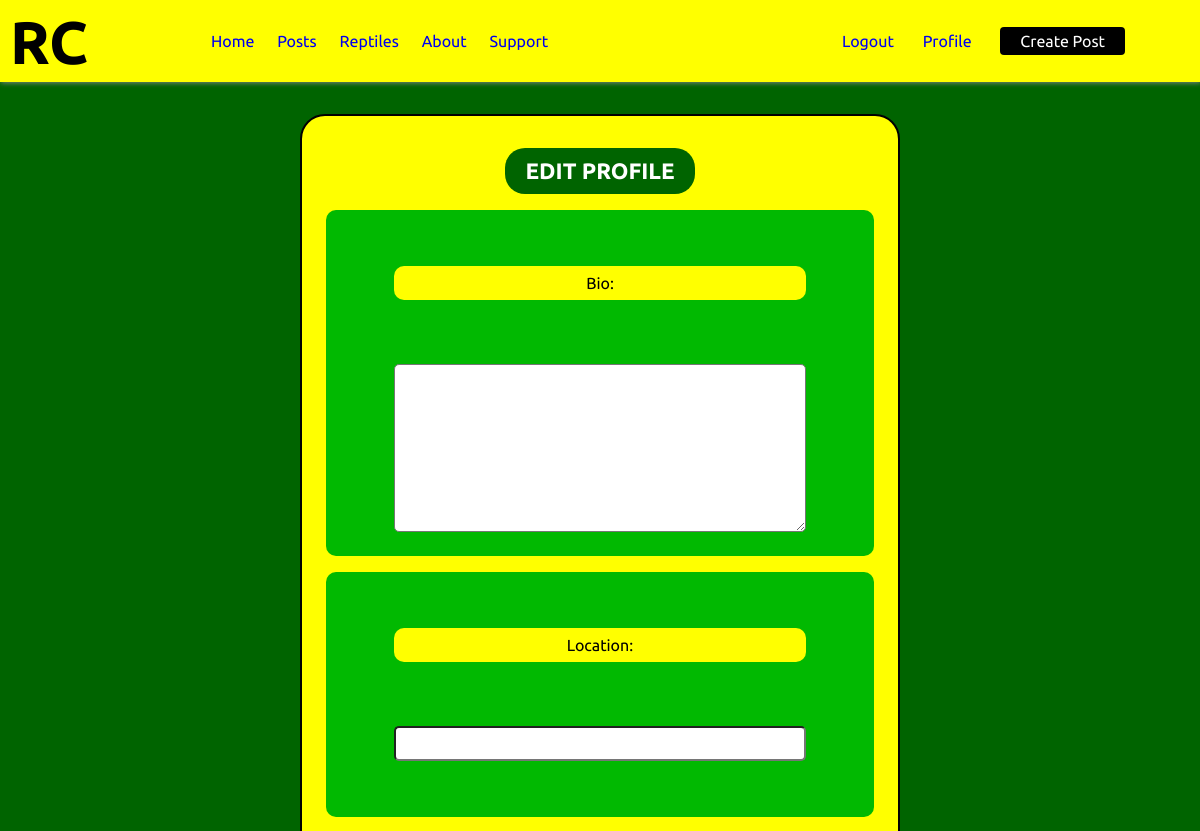
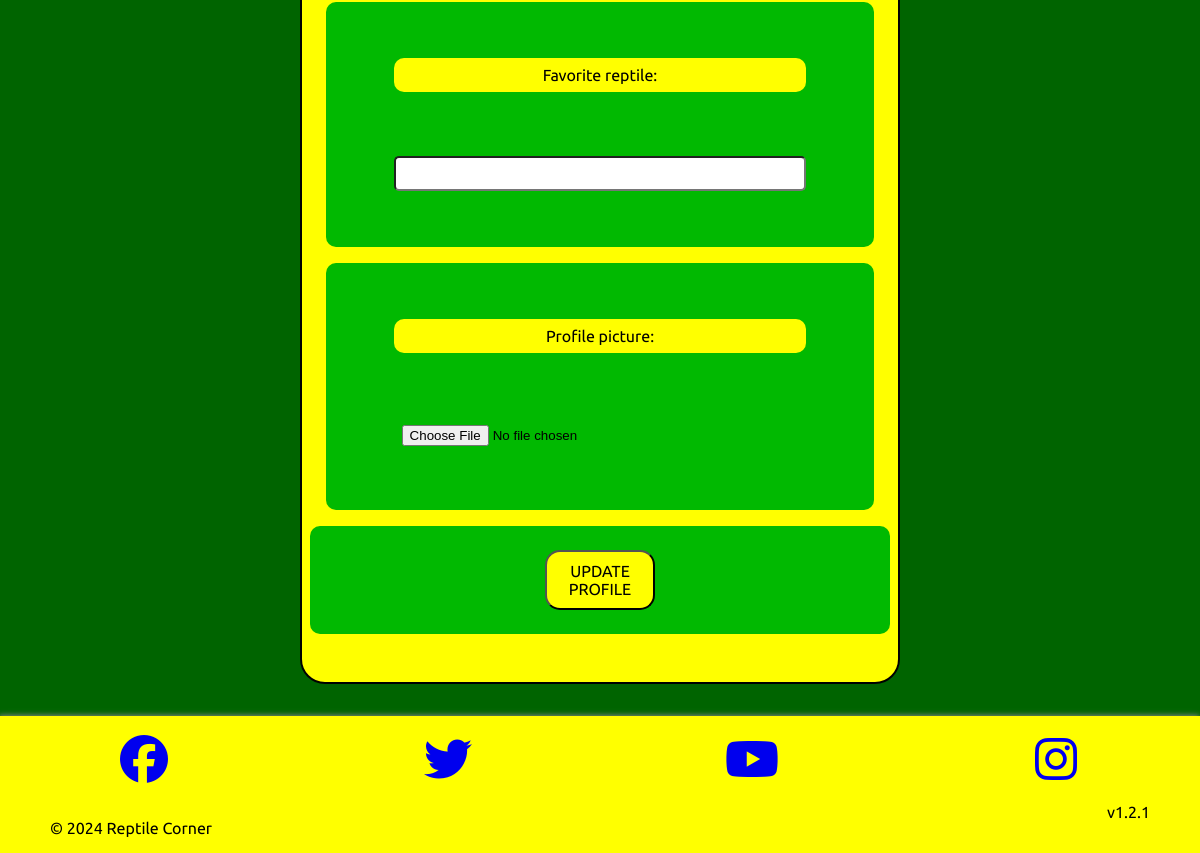
Before: /profile/edit/ (signed in) with the older database file (2 pictures, top to bottom).
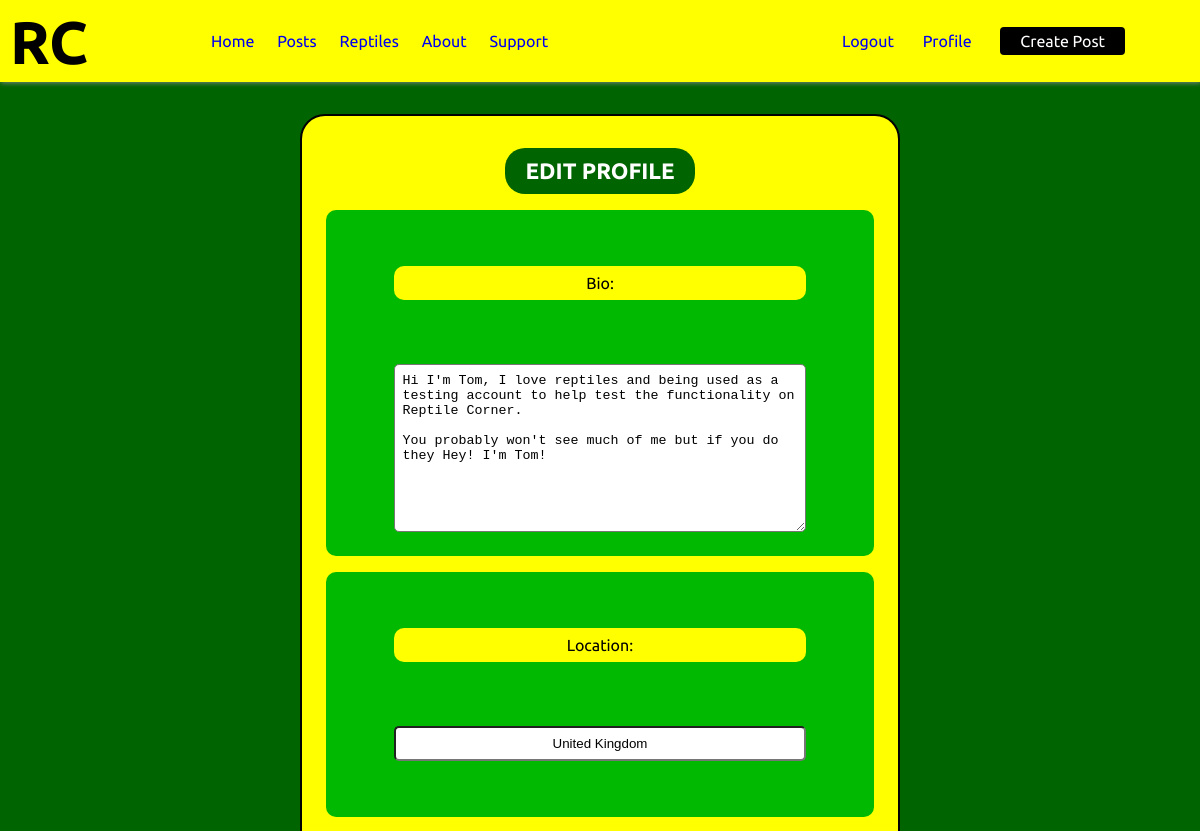
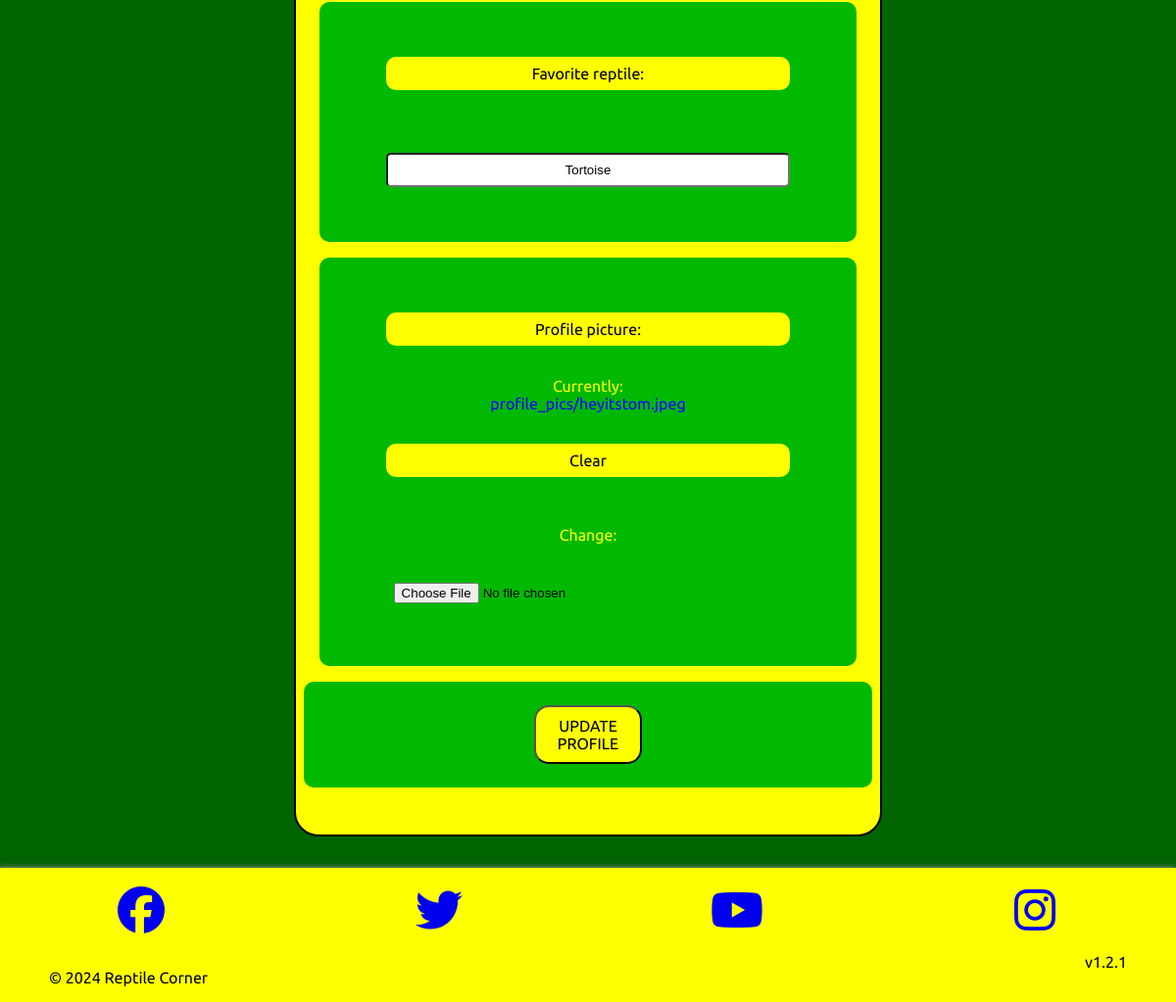
After: the same page with the newer database file (2 pictures, top to bottom).
### profiles/models.py (models this page shows, shortened)
class Profile(models.Model):
    user = models.OneToOneField(User, on_delete=models.CASCADE, related_name='profile')
    bio = models.TextField(blank=True)
    location = models.CharField(max_length=30, blank=True)
    favorite_reptile = models.CharField(max_length=50, blank=True)
    profile_picture = models.ImageField(upload_to='profile_pics/', blank=True)

### profiles/views.py (the view)
# urls.py: path('edit/', views.edit_profile, name='edit_profile'),
@login_required
def edit_profile(request):
    if request.method == 'POST':
        p_form = ProfileUpdateForm(request.POST,
                                   request.FILES,
                                   instance=request.user.profile)
        if p_form.is_valid():
            p_form.save()
            messages.success(request, f'Your profile has been updated!')
            return redirect('profiles:profile', username=request.user.username)
    else:
        p_form = ProfileUpdateForm(instance=request.user.profile)
    context = {
        'p_form': p_form
    }
    return render(request, 'profiles/edit_profile.html', context)

### profiles/forms.py
class ProfileUpdateForm(forms.ModelForm):
    class Meta:
        model = Profile
        fields = ['bio', 'location', 'favorite_reptile', 'profile_picture']

### profiles/templates/profiles/edit_profile.html (shortened to what this page needs)
{% extends "layout.html" %}
{% block content %}
    <section class="login-main">
        <div class="login-container">
            <form method="POST" enctype="multipart/form-data">
                <fieldset class="form-group">
                    <legend class="mb-4">Edit Profile</legend>
                    {{ p_form.as_p }}
                </fieldset>
                <div class="form-group">
                    <button class="btn btn-outline-info" type="submit">Update Profile</button>
                </div>
            </form>
        </div>
    </section>
{% endblock content %}

Changed rows visible on the page:
changed Profile: bio (not shown) → "Hi I'm Tom, I love reptiles and being used as a testing account to help test the functionality on Reptile Corner. You probably won't see much of me but if you do they Hey! I'm Tom!"; location (not shown) → "United Kingdom"; favorite_reptile (not shown) → "Tortoise"
Other visible differences:
text no longer shown: "Bio: Location: Favorite reptile: Profile picture:"
text now shown: "Bio: Location: Favorite reptile: Profile picture: Currently: profile_pics/heyitstom.jpeg Clear Change:"
